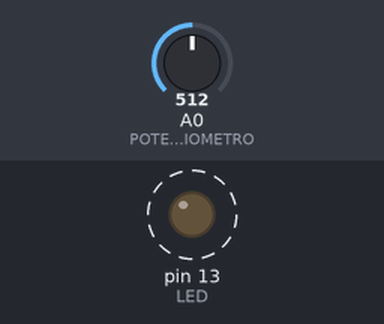
A sketch run on a simulated Arduino Uno, built with avr-gcc and run on an emulated ATmega328P. Shown: output pins drawn as LEDs (lit = HIGH). Dashed ring = blinking. Inputs (shaded band) come from the test bench; at power-on: A0 (POTENCIOMETRO) = 512. What the sketch prints to the serial monitor is not drawn.

Above: at 0.15 s.
Timing chart, 0 to 3.0 s (numbered marks = the images above):
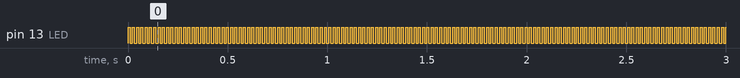

Measured:
- by itself, pin 13 (LED): alternates HIGH for 0.01 s and LOW for 0.01 s

The sketch:

EX5_Intensidade_LED.ino
```cpp
const int LED = 13; // constante que define LED como pino 13
const int POTENCIOMETRO = 0; // constante que define POTENCIOMETRO como pino 0
int valor = 0; // lugar onde será guardado um valor (que é variável)

void setup() {
  pinMode(LED, OUTPUT); // define LED como saída
  pinMode(POTENCIOMETRO, INPUT);  // define POTENCIOMETRO como entrada
  Serial.begin(9600); // inicia a comunicação com o computador
}

void loop() {
  Serial.print( analogRead(POTENCIOMETRO) ); // mostra o valor lido

  valor = analogRead(POTENCIOMETRO)/50; // divide o valor lido e guarda em valor
  //valor = map(analogRead(POTENCIOMETRO), 0, 1023, 0, 20); // mapeia o valor lido

  //Serial.print( " " ); // acrescenta um espaço vazio
  //Serial.print( valor );  // mostra o valor
  Serial.println();  // pula uma linha

  digitalWrite(LED, HIGH);  // liga o LED
  delay(valor);   // aguarda o tempo definido em valor
  digitalWrite(LED, LOW); // desliga o LED
  delay(21 - valor); // aguarda um tempo "diferente"
} // repete
```
